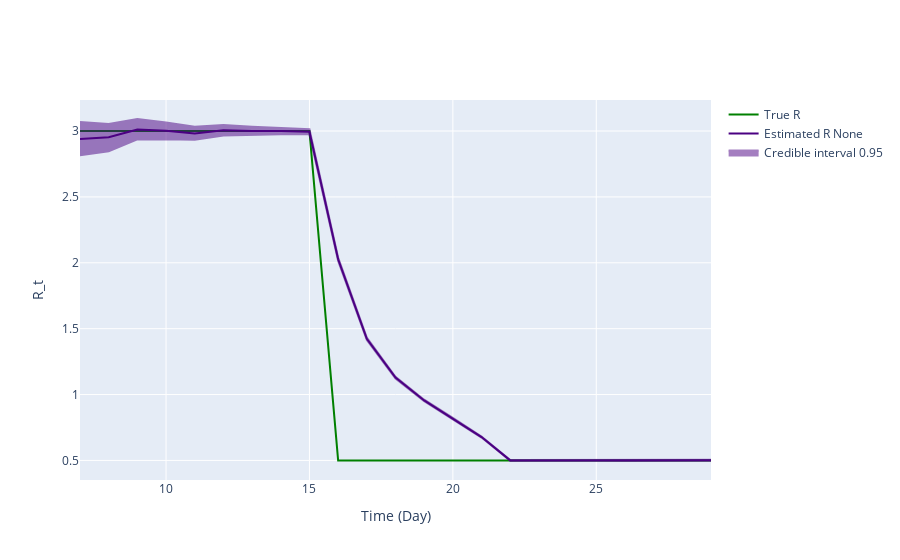

Notebook code cell kept with this figure:
### Markdown cell above
## Inference plot using class method results

### Code cell
fig = ReproductionNumberPlot()

fig.add_ground_truth_rt(ground_truth)
fig.add_interval_rt(new_intervals)

fig.update_labels(time_label='Time (Day)', r_label='R_t')

fig.show_figure()

### Figure 1 — Plotly figure (JSON) as saved in the notebook; plotly's stock layout.template omitted (floating-point values rounded to 4 significant figures)
{"data": [{"line": {"color": "green"}, "mode": "lines", "name": "True R", "type": "scatter", "x": [7, 8, 9, 10, 11, 12, 13, 14, 15, 16, 17, 18, 19, 20, 21, 22, 23, 24, 25, 26, 27, 28, 29], "y": [3, 3, 3, 3, 3, 3, 3, 3, 3, 0.5, 0.5, 0.5, 0.5, 0.5, 0.5, 0.5, 0.5, 0.5, 0.5, 0.5, 0.5, 0.5, 0.5]}, {"line": {"color": "indigo"}, "mode": "lines", "name": "Estimated R None", "type": "scatter", "x": [7, 8, 9, 10, 11, 12, 13, 14, 15, 16, 17, 18, 19, 20, 21, 22, 23, 24, 25, 26, 27, 28, 29], "y": [2.94, 2.953, 3.012, 3.003, 2.982, 3.006, 3.001, 3.0, 2.994, 2.026, 1.423, 1.128, 0.9553, 0.818, 0.6773, 0.5004, 0.5006, 0.4993, 0.5014, 0.5001, 0.5, 0.4997, 0.5013]}, {"fill": "toself", "fillcolor": "indigo", "line": {"color": "indigo"}, "mode": "lines", "name": "Credible interval 0.95", "opacity": 0.5, "showlegend": true, "type": "scatter", "x": [7, 8, 9, 10, 11, 12, 13, 14, 15, 16, 17, 18, 19, 20, 21, 22, 23, 24, 25, 26, 27, 28, 29, 29, 28, 27, 26, 25, 24, 23, 22, 21, 20, 19, 18, 17, 16, 15, 14, 13, 12, 11, 10, 9, 8, 7], "y": [3.068, 3.054, 3.091, 3.065, 3.033, 3.045, 3.033, 3.025, 3.014, 2.04, 1.432, 1.134, 0.961, 0.8226, 0.681, 0.5037, 0.5038, 0.5025, 0.5049, 0.504, 0.5039, 0.5035, 0.5055, 0.497, 0.4957, 0.4962, 0.4963, 0.4978, 0.4961, 0.4974, 0.497, 0.6735, 0.8134, 0.9499, 1.122, 1.415, 2.013, 2.975, 2.975, 2.968, 2.966, 2.933, 2.938, 2.937, 2.846, 2.817]}], "layout": {"hovermode": "x unified", "xaxis": {"title": {"text": "Time (Day)"}}, "yaxis": {"title": {"text": "R_t"}}}}
